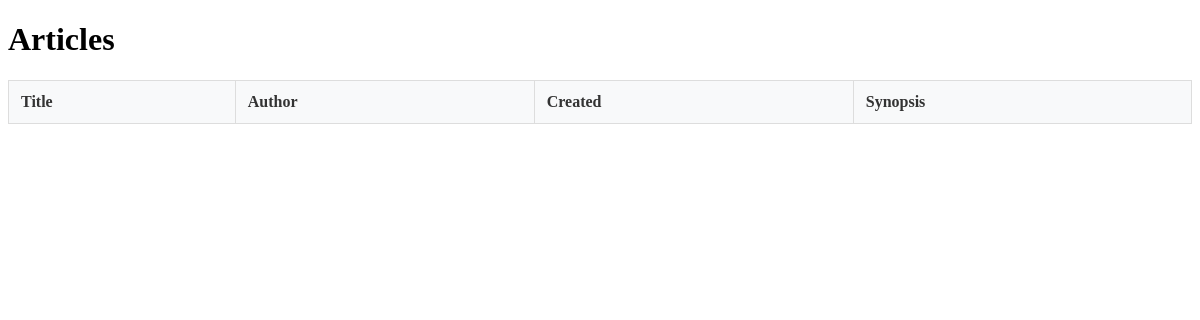
The page /articles/ on the database as committed earlier.
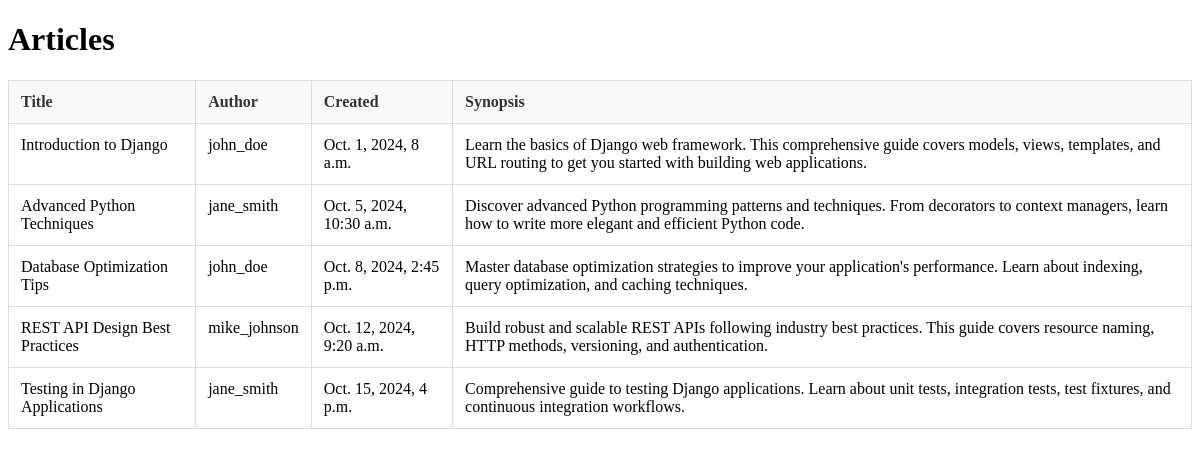
The same page on the database as committed later.
### core/models.py (models this page shows, shortened)
class Article(models.Model):
    title = models.CharField(max_length=64, null=False)
    author = models.ForeignKey(User, on_delete=models.CASCADE, null=False)
    created = models.DateTimeField(auto_now_add=True, null=False)
    synopsis = models.CharField(max_length=312, null=False)
    content = models.TextField(null=False)

### ex00/views/articles.py (the view)
# urls.py: path("articles/", ArticlesView.as_view(), name="articles"),
class ArticlesView(ListView):
    model = Article
    template_name = "ex00/articles.html"

### templates/ex00/articles.html (shortened to what this page needs)
<!DOCTYPE html>
<html lang="en">
<head>
</head>
<body>
    <div class="container">
        <h1>Articles</h1>
        <table>
            <thead>
                <tr>
                    <th>Title</th>
                    <th>Author</th>
                    <th>Created</th>
                    <th>Synopsis</th>
                </tr>
            </thead>
            <tbody>
                {% for article in object_list %}
                    <tr>
                        <td>{{ article.title }}</td>
                        <td>{{ article.author }}</td>
                        <td>{{ article.created }}</td>
                        <td>{{ article.synopsis }}</td>
                    </tr>
                {% endfor %}
            </tbody>
        </table>
    </div>
</body>
</html>

### templates/ex00/articles.html (style rules this page uses)
table { width: 100%; border-collapse: collapse; margin-top: 20px; }
th, td { border: 1px solid #ddd; padding: 12px; text-align: left; vertical-align: top; }
th { background-color: #f8f9fa; font-weight: bold; color: #333; }

Rows that differ between the two databases and show on the page:
added Article: title "Introduction to Django", author "john_doe", created "Oct. 1, 2024, 8 a.m.", synopsis "Learn the basics of Django web framework. This comprehensive guide covers models, views, templates, and URL routing to get you started with building web applications."
added Article: title "Advanced Python Techniques", author "jane_smith", created "Oct. 5, 2024, 10:30 a.m.", synopsis "Discover advanced Python programming patterns and techniques. From decorators to context managers, learn how to write more elegant and efficient Python code."
added Article: title "Database Optimization Tips", author "john_doe", created "Oct. 8, 2024, 2:45 p.m.", synopsis "Master database optimization strategies to improve your application's performance. Learn about indexing, query optimization, and caching techniques."
added Article: title "REST API Design Best Practices", author "mike_johnson", created "Oct. 12, 2024, 9:20 a.m.", synopsis "Build robust and scalable REST APIs following industry best practices. This guide covers resource naming, HTTP methods, versioning, and authentication."
added Article: title "Testing in Django Applications", author "jane_smith", created "Oct. 15, 2024, 4 p.m.", synopsis "Comprehensive guide to testing Django applications. Learn about unit tests, integration tests, test fixtures, and continuous integration workflows."
